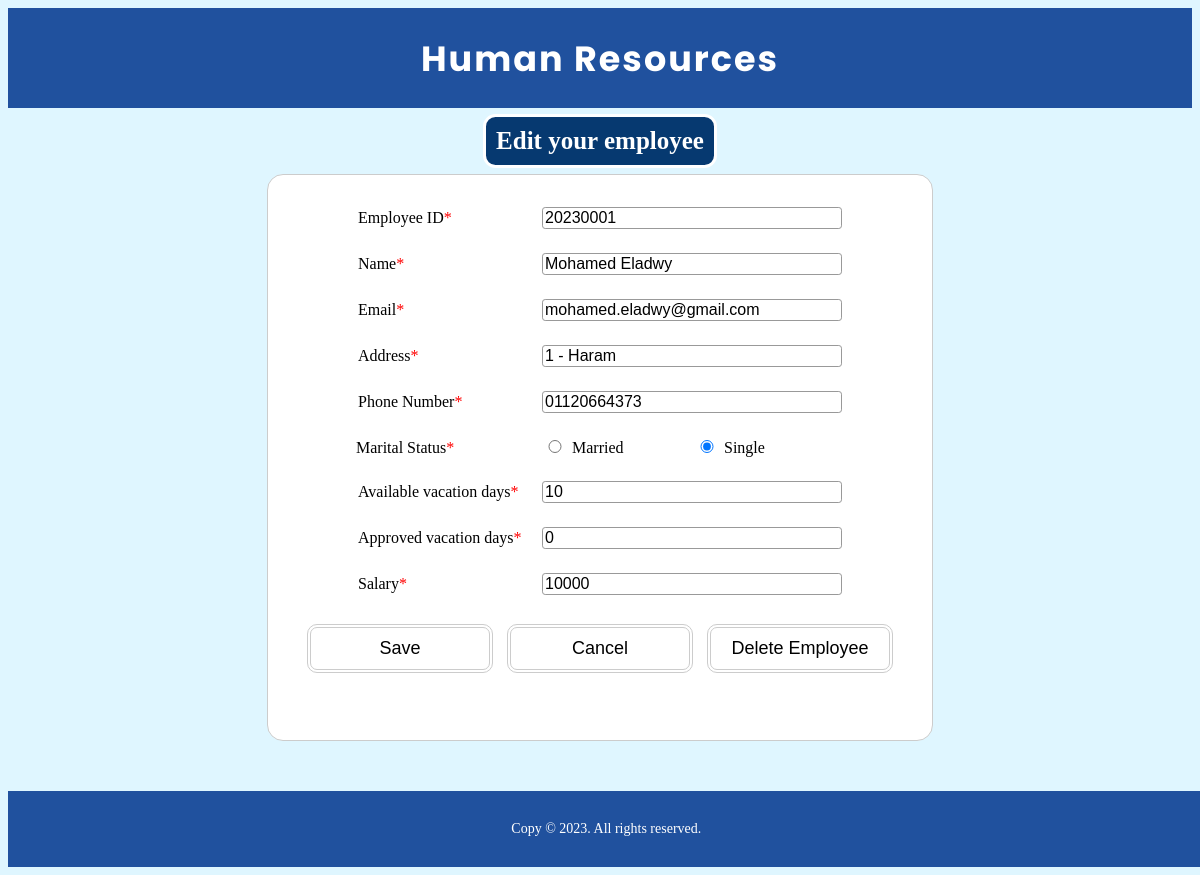
/search-employee/edit-employee/20230001, run on an earlier commit of the app's database.
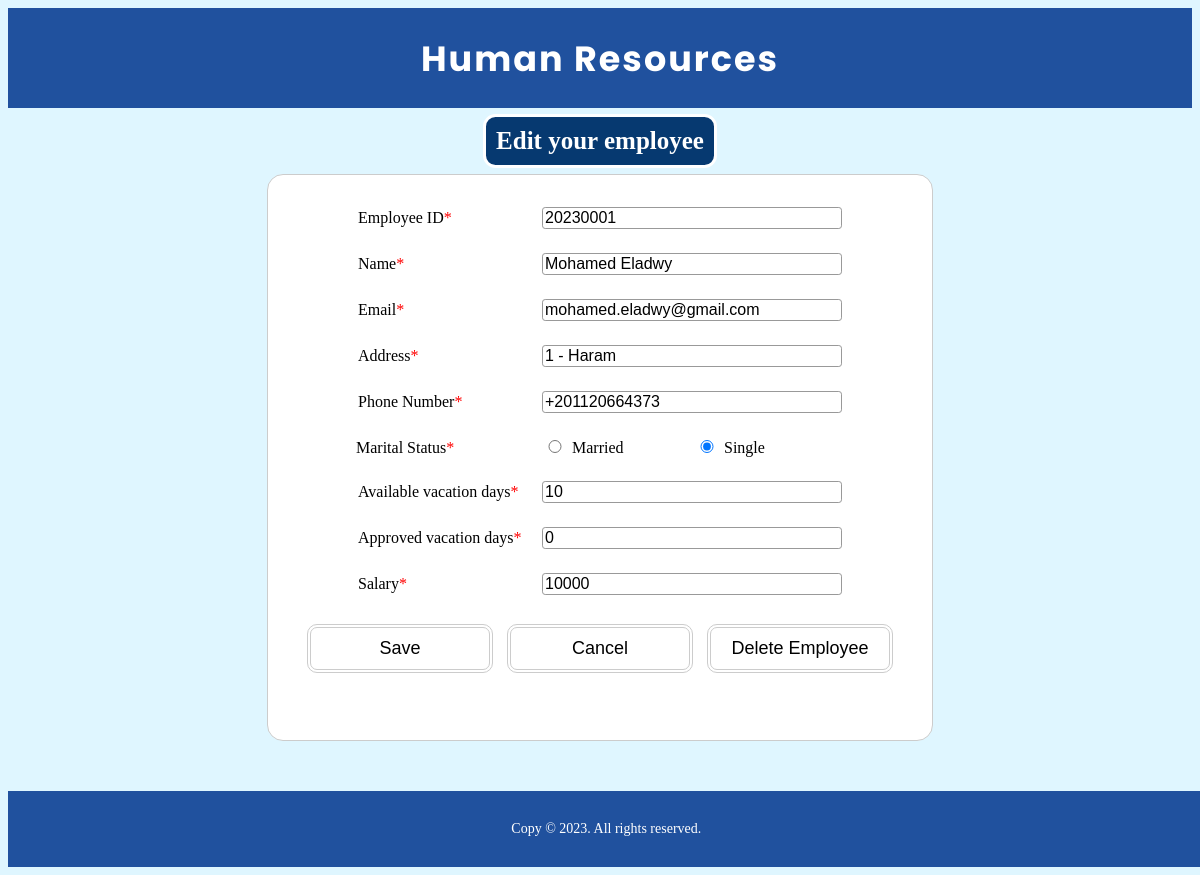
And on a later commit of the database.
### HumanResources/models.py (models this page shows, shortened)
class Employee(models.Model):
    GENDER_CHOICES = (
        ('M', 'Male'),
        ('F', 'Female'),
    )
    MARITAL_STATUS_CHOICES = (
        ('S', 'Single'),
        ('M', 'Married'),
    )
    id = models.IntegerField(default=20230000, primary_key=True)
    name = models.CharField(max_length=100)
    email = models.EmailField(default="mail@gmail.com")
    phoneNumber = models.CharField(max_length=20)
    address = models.CharField(max_length=100)
    gender = models.CharField(
        max_length=1, choices=GENDER_CHOICES, default='M')
    maritalStatus = models.CharField(
        max_length=1, choices=MARITAL_STATUS_CHOICES, null=True)
    availableVacationDays = models.IntegerField(default=0)
    approvedVacationDays = models.IntegerField(default=0)
    salary = models.IntegerField()
    birthDay = models.DateField(null=True)

### HumanResources/views.py (the view, shortened to what this page needs)
# urls.py: path('search-employee/edit-employee/<int:employeeId>', views.editEmployeeForm, name='editEmployeeForm'),
def editEmployeeForm(request: HttpRequest, employeeId: int):
    employee = Employee.objects.get(id=employeeId)
    form = initialFormData(employee)
    return render(request, 'pages/edit-employee.html', {
        'form': form,
        'id': employee.id
    })

### HumanResources/views.py (called while the page is built)
def initialFormData(employee: Employee, isDesiabled: bool = True) -> EmployeeForm:
    initialData = {
        'id': employee.id,
        'name': employee.name,
        'email': employee.email,
        'address': employee.address,
        'phoneNumber': employee.phoneNumber,
        'gender': employee.gender,
        'maritalStatus': employee.maritalStatus,
        'availableVacationDays': employee.availableVacationDays,
        'approvedVacationDays': employee.approvedVacationDays,
        'salary': employee.salary,
        'birthDay': employee.birthDay
    }
    form = EmployeeForm(initial=initialData)
    return form

### HumanResources/templates/pages/edit-employee.html (shortened to what this page needs)
{% extends './base.html' %}
{% load static %}
{% block styleSheets %}
<link rel="stylesheet" href="{% static 'styles/index-style.css' %}" />
<link rel="stylesheet" href="{% static 'styles/form-style.css' %}">
{% endblock styleSheets %}
{% block body %}
<div class="form-container">
    <h2>Edit your employee</h2>
    {% if id %}
    <form id="edit-employee-form" action="{% url 'editEmployeeForm' id %}" method='post'>
        {% for field in form %}
        <div class="form-element">
            <label for="{{ field.id_for_label }}">{{ field.label }}<span aria-label="required">*</span></label>
            {{ field }}
        </div>
        {% endfor %}
        <div class="form-element">
            <button id="save-btn" type="submit">Save</button>
            <a href="{% url 'searchEmployee' %}"><button id="cancel-btn" type="button">Cancel</button></a>
            <a href="{% url 'deleteEmployee' id %}"><button id="delete-btn" type="button">Delete Employee</button></a>
        </div>
        <p class="errorMessage">{{ errorMessage }}</p>
    </form>
    {% else %}
        <p class="errorMessage">{{ errorMessage }}</p>
        <a href="{% url 'searchEmployee' %}"><button id="cancel-btn" type="button">Back to Search</button></a>
    {% endif %}
</div>
{% endblock body %}

What changed in the data, as far as the page shows it:
changed Employee "Mohamed Eladwy": phoneNumber "01120664373" → "+201120664373"
